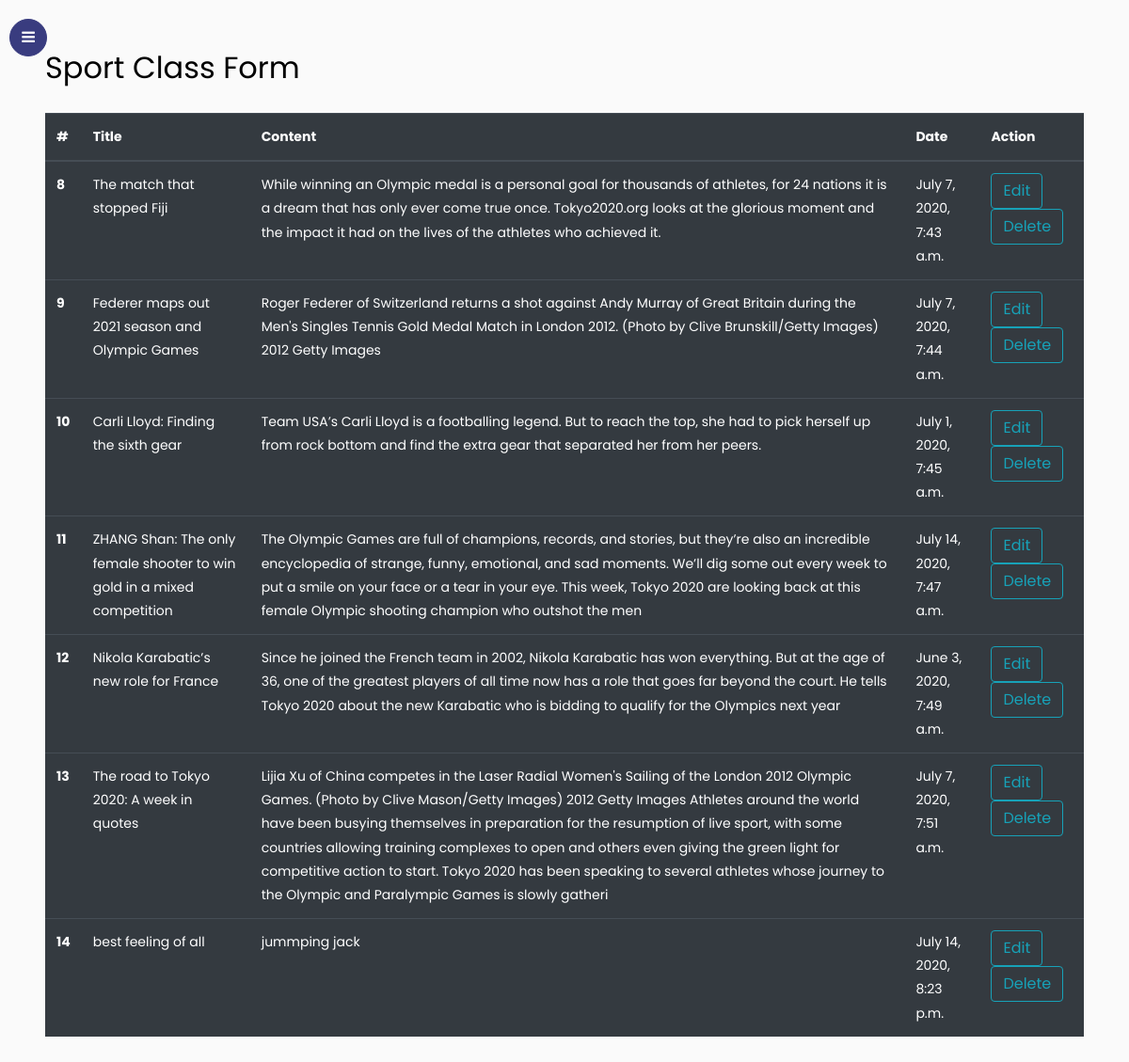
Page /users/news on the committed database.
### users/models.py (models this page shows)
class News(models.Model):
       Title= models.CharField(max_length=200,help_text='title of the news')
       Nimage = models.ImageField(upload_to='newsIamge')
       Nbody = models.CharField(max_length=500,help_text='news body')
       NdateTime = models.DateTimeField(null=True,blank=True)

### users/views.py (the view)
# urls.py: path('news',views.Newsm,name='news'),
def Newsm(request):
    Snews=News.objects.all()
    return render(request,'News.html', {'NewsList':Snews})

### templates/News.html
{% extends 'inde.html' %}
{% block content %}
<div class="row">
  <div class="col">
    <table class="table table-dark">
      <thead>
        <tr>
          <th scope="col">#</th>
          <th scope="col">Title</th>
          <th scope="col">Content</th>
          <th scope="col">Date</th>
          <th scope="col">Action</th>
        </tr>
      </thead>
      <tbody>
        {% for NewsList in NewsList %}
        <tr>
          <th scope="row">{{ NewsList.id }}</th>
          <td>{{ NewsList.Title }}</td>
          <td>{{ NewsList.Nbody }}</td>
          <td>{{ NewsList.NdateTime }}</td>
          <td>
            <a class="btn btn-outline-info" href=""
              >Edit</a>
          <a class="btn btn-outline-info" href=""
              >Delete</a>
          </td>
        </tr>
        {% endfor %}
      </tbody>
    </table>
  </div>
</div>
</div>
{% endblock %}

### rows in the picture
News: id "8", Title "The match that stopped Fiji", Nbody "While winning an Olympic medal is a personal goal for thousands of athletes, for 24 nations it is a dream that has only ever come true once. Tokyo2020.org looks at the glorious moment and the impact it had on the lives of the athletes who achieved it.", NdateTime "July 7, 2020, 7:43 a.m."
News: id "9", Title "Federer maps out 2021 season and Olympic Games", Nbody "Roger Federer of Switzerland returns a shot against Andy Murray of Great Britain during the Men's Singles Tennis Gold Medal Match in London 2012. (Photo by Clive Brunskill/Getty Images) 2012 Getty Images", NdateTime "July 7, 2020, 7:44 a.m."
News: id "10", Title "Carli Lloyd: Finding the sixth gear", Nbody "Team USA’s Carli Lloyd is a footballing legend. But to reach the top, she had to pick herself up from rock bottom and find the extra gear that separated her from her peers.", NdateTime "July 1, 2020, 7:45 a.m."
News: id "11", Title "ZHANG Shan: The only female shooter to win gold in a mixed competition", Nbody "The Olympic Games are full of champions, records, and stories, but they’re also an incredible encyclopedia of strange, funny, emotional, and sad moments. We’ll dig some out every week to put a smile on your face or a tear in your eye. This week, Tokyo 2020 are looking back at this female Olympic shooting champion who outshot the men", NdateTime "July 14, 2020, 7:47 a.m."
News: id "12", Title "Nikola Karabatic’s new role for France", Nbody "Since he joined the French team in 2002, Nikola Karabatic has won everything. But at the age of 36, one of the greatest players of all time now has a role that goes far beyond the court. He tells Tokyo 2020 about the new Karabatic who is bidding to qualify for the Olympics next year", NdateTime "June 3, 2020, 7:49 a.m."
News: id "13", Title "The road to Tokyo 2020: A week in quotes", Nbody "Lijia Xu of China competes in the Laser Radial Women's Sailing of the London 2012 Olympic Games. (Photo by Clive Mason/Getty Images) 2012 Getty Images Athletes around the world have been busying themselves in preparation for the resumption of live sport, with some countries allowing training complexes to open and others even giving the green light for competitive action to start. Tokyo 2020 has been speaking to several athletes whose journey to the Olympic and Paralympic Games is slowly gatheri", NdateTime "July 7, 2020, 7:51 a.m."
News: id "14", Title "best feeling of all", Nbody "jummping jack", NdateTime "July 14, 2020, 8:23 p.m."
